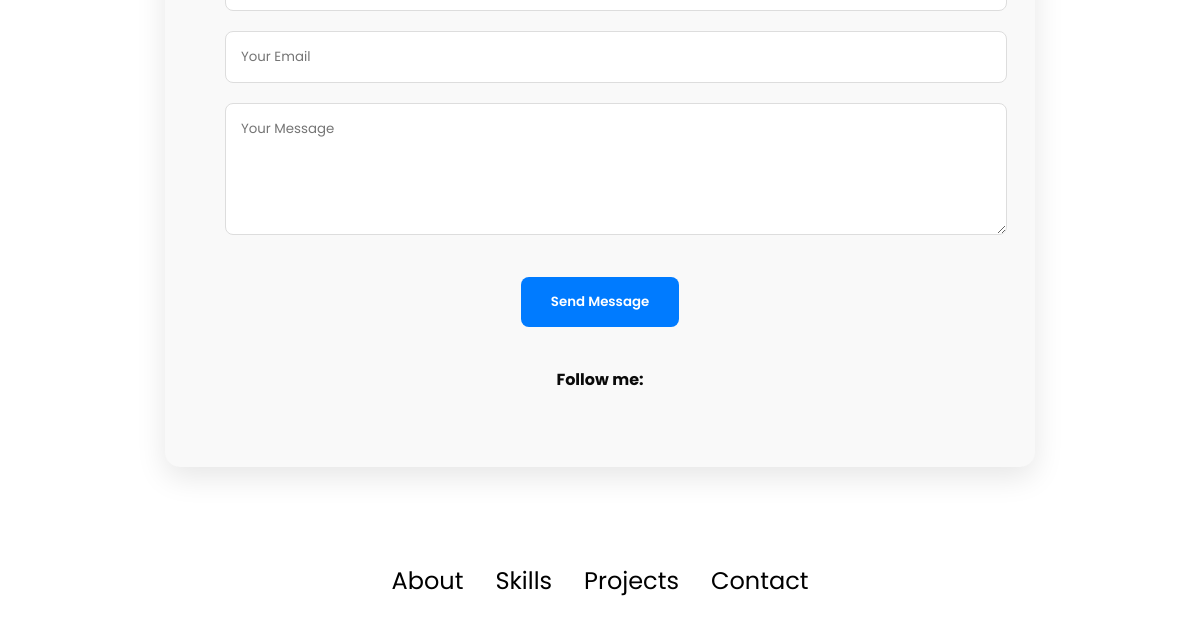
The app's page / (lower part), older data.
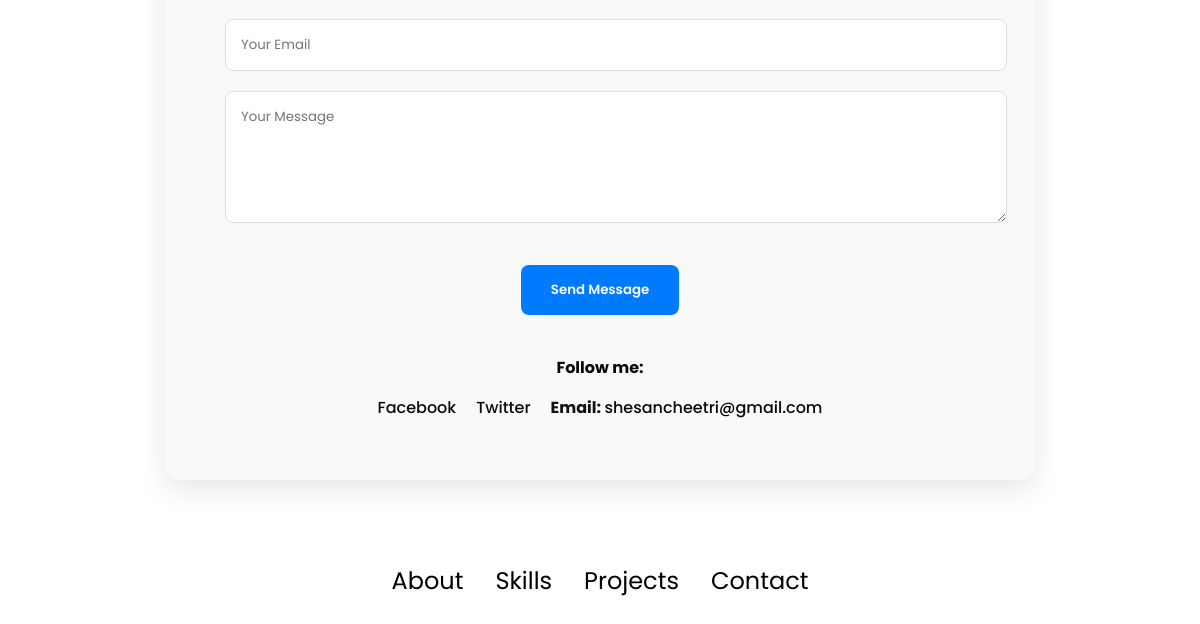
The same page, newer data.
### dynamicweb/models.py (models this page shows, shortened)
class Contact(models.Model):
    name = models.CharField(max_length=100)
    email = models.EmailField()
    message = models.TextField()
    facebook_url = models.URLField(max_length=200, blank=True, null=True)
    twitter_url = models.URLField(max_length=200, blank=True, null=True)
    phone_number = models.CharField(max_length=100,blank=True, null=True)

### dynamicweb/views.py (the view, shortened to what this page needs)
# urls.py: path('', views.portfolio, name='portfolio'),
def portfolio(request):
    profiles = Profile.objects.first()
    about_details = AboutDetail.objects.all()
    about_me = AboutMe.objects.first()
    frontend_skills = Skill.objects.filter(category='frontend')
    backend_skills = Skill.objects.filter(category='backend')
    projects = Projects.objects.all()
    contact = Contact.objects.last()
    context = {
        'profiles': profiles,
        'about_details': about_details,
        'about_me': about_me,
        'frontend_skills': frontend_skills,
        'backend_skills': backend_skills,
        'projects': projects,
        'contact': contact,
    }
    return render(request, 'pages/portfolio.html', context)

### dynamicweb/templates/pages/portfolio.html (shortened to what this page needs)
<!DOCTYPE html>
<html lang="en">
<head>
  {% load static %}
  <link rel="stylesheet" href="{% static 'style.css' %}">
</head>
<body>
  <div class="contact-container">
    <section id="contact" class="contact-section">
        <form method="post" action="{% url 'portfolio' %}" class="contact-form">
            <div class="form-group">
                <input type="text" name="name" placeholder="Your Name" required>
            </div>
            <div class="form-group">
                <input type="email" name="email" placeholder="Your Email" required>
            </div>
            <div class="form-group">
                <textarea name="message" placeholder="Your Message" rows="5" required></textarea>
            </div>
            <button type="submit" class="submit-btn">Send Message</button>
        </form>
        <div class="social-links">
            <p><b>Follow me: </b></p>
            <ul>
                {% if contact and contact.facebook_url %}
                    <li><a href="{{ contact.facebook_url }}" target="_blank">Facebook</a></li>
                {% endif %}
                {% if contact and contact.twitter_url %}
                    <li><a href="{{ contact.twitter_url }}" target="_blank">Twitter</a></li>
                {% endif %}
                {% if contact and contact.email %}
                    <li><b>Email: </b><a href="mailto:{{ contact.email }}">{{ contact.email }}</a></li>
                {% endif %}
            </ul>
        </div>
    </section>
  </div>
  <footer>
    <nav>
      <div="nav-links-container">
        <ul class="nav-links">
          <li><a href="#about">About</a></li>
          <li><a href="#experience">Skills</a></li>
          <li><a href="#projects">Projects</a></li>
          <li><a href="#contact">Contact</a></li>
        </ul>
  </footer>
</body>
</html>

Row changes from the older to the newer data that the page shows:
added Contact: email "shesancheetri@gmail.com"
Text that changed along with them:
text now shown: "Facebook Twitter Email:"
